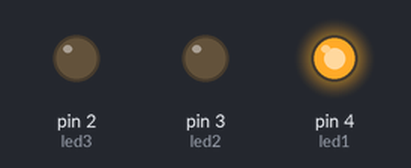
Simulated run of this sketch. Board: Arduino Uno, built with avr-gcc and run on an emulated ATmega328P. Shown: output pins drawn as LEDs (lit = HIGH).

Above: at 0.5 s.
At 1.5 s:
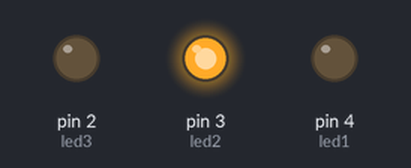
At 5.5 s:
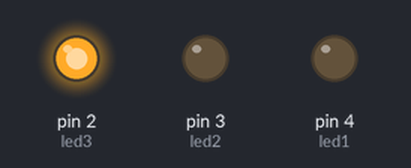
Timing chart, 0 to 6.9 s (numbered marks = the images above):
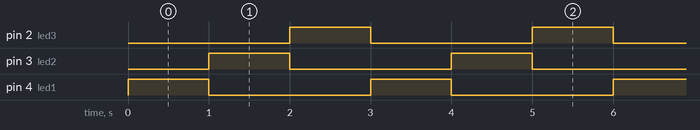

The sketch:

series_LED_blinking.ino
```cpp
#define led1 4
#define led2 3
#define led3 2

void setup() {
  pinMode(led1, OUTPUT);
  pinMode(led2, OUTPUT);
  pinMode(led3, OUTPUT);
}

void loop() {

  digitalWrite(led1, HIGH);
  delay(1000);
  digitalWrite(led1, LOW);

  digitalWrite(led2, HIGH);
  delay(1000);
  digitalWrite(led2, LOW);

  digitalWrite(led3, HIGH);
  delay(1000);
  digitalWrite(led3, LOW);

}
```

Measured:
- by itself, pin 2 (led3), pin 3 (led2), pin 4 (led1): alternates HIGH for 1.0 s and LOW for 2.0 s
- by itself, everything shown: repeats every 3.0 s, in 4 steps
